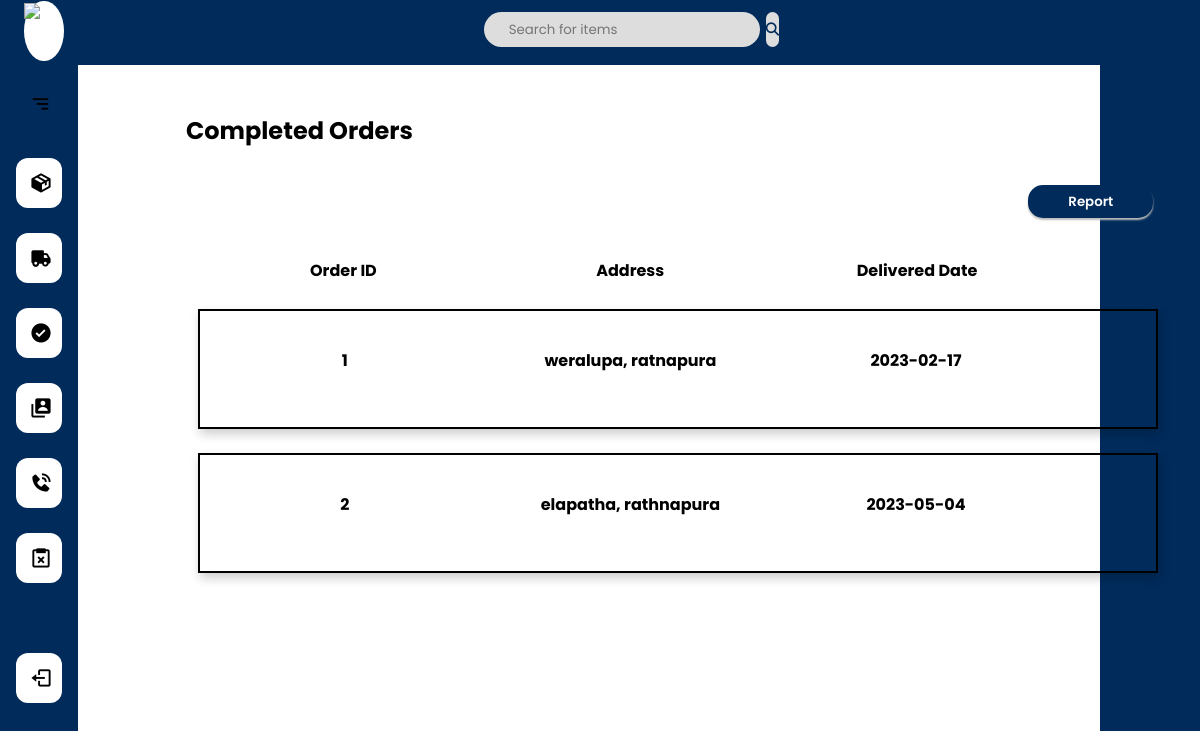
/delivery_person/new2.php (signed in), run on the app's committed database.
### tables this page shows
CREATE TABLE `orders` (
  `id` int(10) NOT NULL,
  `address` varchar(100) NOT NULL,
  `price` varchar(10) NOT NULL,
  `customer_id` varchar(10) NOT NULL,
  `delivery_person_id` varchar(10) NOT NULL,
  `status` varchar(10) NOT NULL,
  `order_date` date DEFAULT NULL,
  `order_time` time DEFAULT NULL,
  `delivery_date` date DEFAULT NULL,
  `delivery_time` time DEFAULT NULL
);

### delivery_person/new2.php (the view, shortened to what this page needs)
<?php
require_once('navbar.php');
?>
<!DOCTYPE html>
<html lang="en">
<head>
    <link rel="stylesheet" href="../css/delivery_person/new2.css">
</head>
<body>
    <?php
    require_once('header.php');
    $uid = $_SESSION['uid'];
    ?>
    <div class="content">
    <div class="topic"><h2 >Completed Orders</h2></div>
            <div class="dispatch_read">
            <div><Button class="rep_btn" onclick="window.location.href = 'delivered_report.php'">Report</Button></div>
            <table class="topics">
                    <tr>
                        <th>Order ID</th>
                        <th>Address</th>
                        <th>Delivered Date</th>
                    </tr>
                </table>
            </div>
            <?php
            $query="SELECT * from orders WHERE status = 'delivered' AND delivery_person_id = '$uid'";
            $result= mysqli_query($conn,$query);
                while($row = mysqli_fetch_assoc($result))
                {
            ?>
            <a href="delivered_info.php?oid=<?php echo $row['id']; ?>">
            <div class="record">
                <table class="details">
                    <tr>
                        <th><?php echo $row['id']; ?></th>
                        <th><?php echo $row['address']; ?></th>
                        <th><?php
                        echo $row['delivery_date'];
                        ?></th>
                    </tr>
                </table>
            </div>
            </a>
            <?php
                }
            ?>
        </div>
</body>
</html>

### css/delivery_person/navbar.css (style rules this page uses)
* { margin: 0; padding: 0; box-sizing: border-box; font-family: "Poppins", sans-serif; --color-hover: #002B5B; --transition: all 0.2s ease; }
a { text-decoration: none; }

### css/delivery_person/new2.css (style rules this page uses)
body { margin: 0%; }
.content { width: 100%; height: 100%; position: fixed; top: 65px; left: 78px; transition: var(--transition); overflow: scroll; }
.topic { float: left; margin-top: 4%; margin-left: 9%; position: absolute; }
.rep_btn { margin-bottom: 4%; margin-left: 86%; cursor: pointer; width: 13%; height: 33px; border: none; font-weight: 600; background-color: #002B5B; color: white; border-radius: 15px; box-shadow: 0 2px 2px 0 #bbbbbb; }
.dispatch_read { width: 80%; margin-top: 10%; margin-left: 10%; text-align: center; margin-bottom: 2%; }
.record { margin-left: 10%; border: 2px solid; width: 80%; height: 15%; margin-bottom: 2%; box-shadow: 2px 5px 10px #00000033; }
.topics, .details { font-family: "Poppins", sans-serif; margin: auto; width: 100%; margin-left: 50%; transform: translateX(-50%); }
a { text-decoration: none; color: black; }
.details { margin-top: 35px; }
tr { text-align: left; padding-left: 10%; }
th { width: 30%; float: left; text-align: center; }

### css/delivery_person/header.css (style rules this page uses)
body { margin: 0%; font-family:'Gill Sans', 'Gill Sans MT', Calibri, 'Trebuchet MS', sans-serif; }

### data on the page
orders: id "1", address "weralupa, ratnapura", delivery_date "2023-02-17"
orders: id "2", address "elapatha, rathnapura", delivery_date "2023-05-04"
